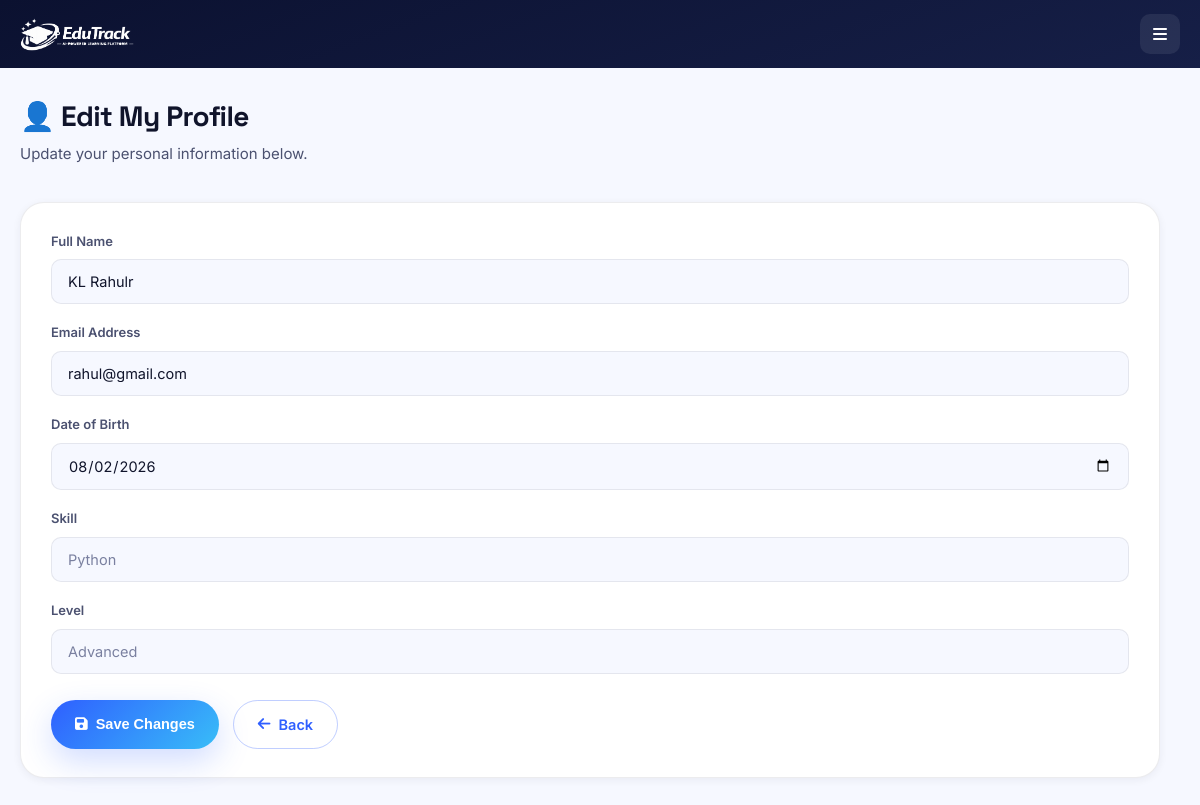
Before: /learner/profile/edit (signed in) with the older database file.
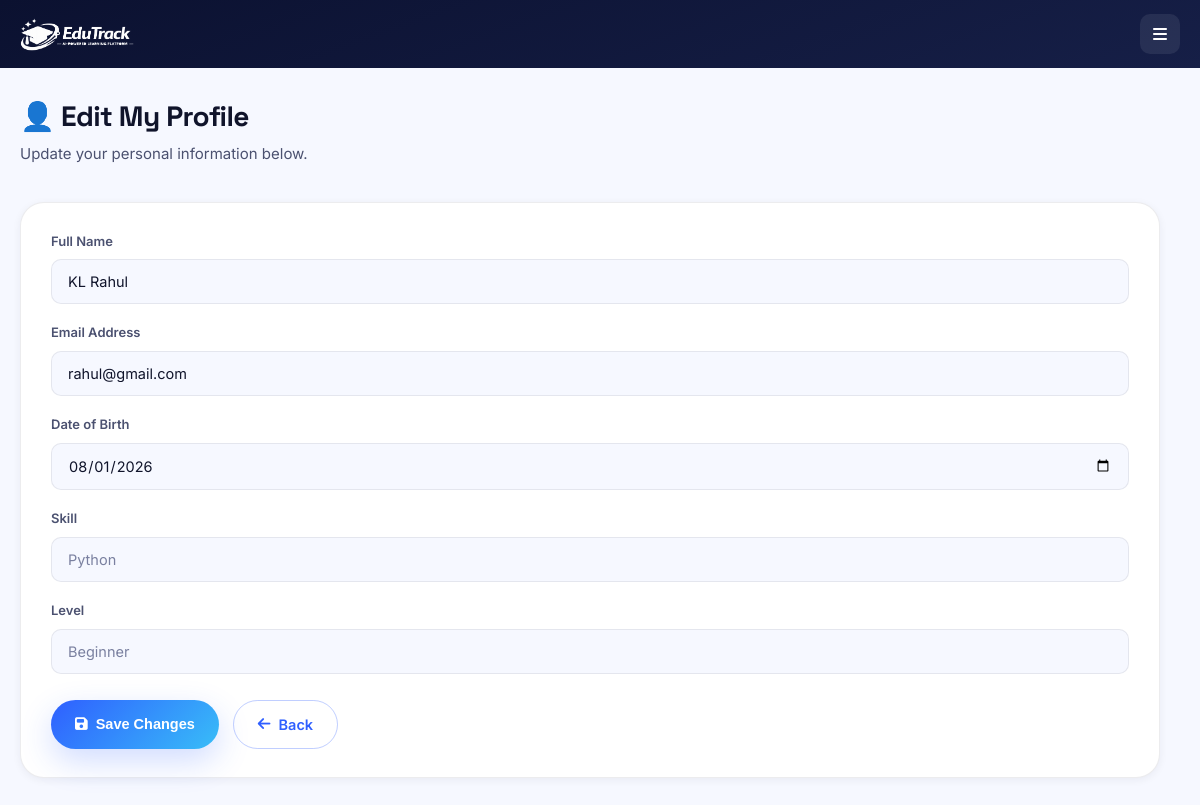
After: the same page with the newer database file.
### tables this page shows
CREATE TABLE learners(

        id INTEGER PRIMARY KEY AUTOINCREMENT,

        name TEXT NOT NULL,

        email TEXT UNIQUE NOT NULL,

        password TEXT NOT NULL,

        date_of_birth TEXT NOT NULL,

        skill TEXT NOT NULL,

        level TEXT NOT NULL,

        points INTEGER DEFAULT 0,

        joined_date TEXT NOT NULL

    );

### app.py (the view, shortened to what this page needs)
@app.route("/learner/profile/edit", methods=["GET", "POST"])
def edit_profile():
    if "learner_id" not in session:
        return redirect(url_for("learner_login"))
    connection = sqlite3.connect("database/edutrack.db")
    connection.row_factory = sqlite3.Row
    cursor = connection.cursor()
    cursor.execute(
        "SELECT * FROM learners WHERE id=?",
        (session["learner_id"],)
    )
    learner = cursor.fetchone()
    connection.close()
    return render_template(
        "edit_profile.html",
        learner=learner
    )

### templates/edit_profile.html (shortened to what this page needs)
<!DOCTYPE html>
<html lang="en">
<head>
    <link rel="stylesheet"
          href="{{ url_for('static', filename='css/app.css') }}">
    <link rel="stylesheet"
          href="https://cdnjs.cloudflare.com/ajax/libs/font-awesome/6.6.0/css/all.min.css">
</head>
<body>
<div class="dashboard-container">
    <aside class="sidebar">
        <div class="sidebar-logo">
            <img src="{{ url_for('static', filename='images/edutrack-logo.png') }}"
                 alt="EduTrack Logo">
        </div>
        <button class="sidebar-toggle" aria-label="Toggle menu">
            <i class="fa-solid fa-bars"></i>
        </button>
    </aside>
    <main class="dashboard-content">
        <section class="page-header">
            <h1>👤 Edit My Profile</h1>
            <p>
                Update your personal information below.
            </p>
        </section>
        <section class="profile-card">
            <form method="POST">
                <div class="form-group">
                    <label>Full Name</label>
                    <input
                        type="text"
                        name="learner_name"
                        value="{{ learner['name'] }}"
                        required>
                </div>
                <div class="form-group">
                    <label>Email Address</label>
                    <input
                        type="email"
                        name="learner_email"
                        value="{{ learner['email'] }}"
                        required>
                </div>
                <div class="form-group">
                    <label>Date of Birth</label>
                    <input
                        type="date"
                        name="learner_dob"
                        value="{{ learner['date_of_birth'] }}"
                        required>
                </div>
                <div class="form-group">
                    <label>Skill</label>
                    <input
                        type="text"
                        value="{{ learner['skill'] }}"
                        disabled>
                </div>
                <div class="form-group">
                    <label>Level</label>
                    <input
                        type="text"
                        value="{{ learner['level'] }}"
                        disabled>
                </div>
                <div class="edit-buttons">
                    <button
                        type="submit"
                        class="save-btn">
                        <i class="fa-solid fa-floppy-disk"></i>
                        Save Changes
                    </button>
                    <a href="{{ url_for('learner_profile') }}"
                       class="cancel-btn">
                        <i class="fa-solid fa-arrow-left"></i>
                        Back
                    </a>
                </div>
            </form>
        </section>
    </main>
</div>
</body>
</html>

Changed rows visible on the page:
changed learners "rahul@gmail.com": learner_name "KL Rahulr" → "KL Rahul"; learner_dob "08/02/2026" → "08/01/2026"; level "Advanced" → "Beginner"
